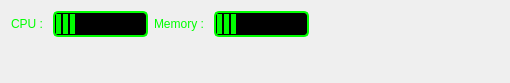
<?xml version="1.0" encoding="UTF-8"?>
<ui version="4.0">
 <class>SysInfo</class>
 <widget class="QWidget" name="SysInfo">
  <property name="geometry">
   <rect>
    <x>0</x>
    <y>0</y>
    <width>510</width>
    <height>83</height>
   </rect>
  </property>
  <property name="windowTitle">
   <string>Form</string>
  </property>
  <property name="styleSheet">
   <string notr="true"/>
  </property>
  <layout class="QFormLayout" name="formLayout">
   <item row="0" column="0">
    <layout class="QHBoxLayout" name="horizontalLayout">
     <item>
      <widget class="QLabel" name="cpu_label">
       <property name="styleSheet">
        <string notr="true">height: 40px;
font: 75 16pt &quot;White Rabbit&quot;;
color: #00ff00;</string>
       </property>
       <property name="text">
        <string>CPU : </string>
       </property>
      </widget>
     </item>
     <item>
      <widget class="QProgressBar" name="cpu_Bar">
       <property name="styleSheet">
        <string notr="true">QProgressBar {
    border: 2px solid #00ff00;
    border-radius: 5px;
    background-color: black;
}
QProgressBar::chunk {
    background-color: #00ff00;
    width: 5px;
    margin: 0.5px;
}</string>
       </property>
       <property name="value">
        <number>24</number>
       </property>
       <property name="textVisible">
        <bool>false</bool>
       </property>
      </widget>
     </item>
     <item>
      <widget class="QLabel" name="memory_label">
       <property name="styleSheet">
        <string notr="true">height: 40px;
font: 75 16pt &quot;White Rabbit&quot;;
color: #00ff00;</string>
       </property>
       <property name="text">
        <string>Memory : </string>
       </property>
      </widget>
     </item>
     <item>
      <widget class="QProgressBar" name="memory_Bar">
       <property name="styleSheet">
        <string notr="true">QProgressBar {
    border: 2px solid #00ff00;
    border-radius: 5px;
    background-color: black;
}
QProgressBar::chunk {
    background-color: #00ff00;
    width: 5px;
    margin: 0.5px;
}</string>
       </property>
       <property name="value">
        <number>24</number>
       </property>
       <property name="textVisible">
        <bool>false</bool>
       </property>
      </widget>
     </item>
    </layout>
   </item>
  </layout>
 </widget>
 <resources/>
 <connections/>
</ui>
